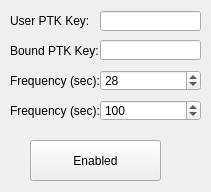
<?xml version="1.0" encoding="UTF-8"?>
<ui version="4.0">
 <class>PushToTalkHeartBeatClass</class>
 <widget class="QMainWindow" name="PushToTalkHeartBeatClass">
  <property name="geometry">
   <rect>
    <x>0</x>
    <y>0</y>
    <width>211</width>
    <height>192</height>
   </rect>
  </property>
  <property name="windowTitle">
   <string>PushToTalkHeartBeat</string>
  </property>
  <widget class="QWidget" name="centralWidget">
   <widget class="NativeKeySequence" name="keys_activate">
    <property name="geometry">
     <rect>
      <x>100</x>
      <y>11</y>
      <width>101</width>
      <height>20</height>
     </rect>
    </property>
   </widget>
   <widget class="QLabel" name="label">
    <property name="geometry">
     <rect>
      <x>10</x>
      <y>10</y>
      <width>91</width>
      <height>21</height>
     </rect>
    </property>
    <property name="text">
     <string>User PTK Key:</string>
    </property>
   </widget>
   <widget class="QPushButton" name="enabled">
    <property name="geometry">
     <rect>
      <x>30</x>
      <y>140</y>
      <width>131</width>
      <height>41</height>
     </rect>
    </property>
    <property name="text">
     <string>Enabled</string>
    </property>
    <property name="checkable">
     <bool>true</bool>
    </property>
   </widget>
   <widget class="QSpinBox" name="time">
    <property name="geometry">
     <rect>
      <x>100</x>
      <y>70</y>
      <width>101</width>
      <height>21</height>
     </rect>
    </property>
    <property name="minimum">
     <number>2</number>
    </property>
    <property name="value">
     <number>28</number>
    </property>
   </widget>
   <widget class="QLabel" name="label_2">
    <property name="geometry">
     <rect>
      <x>10</x>
      <y>70</y>
      <width>91</width>
      <height>21</height>
     </rect>
    </property>
    <property name="text">
     <string>Frequency (sec):</string>
    </property>
   </widget>
   <widget class="QLabel" name="label_3">
    <property name="geometry">
     <rect>
      <x>10</x>
      <y>40</y>
      <width>91</width>
      <height>21</height>
     </rect>
    </property>
    <property name="text">
     <string>Bound PTK Key:</string>
    </property>
   </widget>
   <widget class="NativeKeySequence" name="keys_output">
    <property name="geometry">
     <rect>
      <x>100</x>
      <y>40</y>
      <width>101</width>
      <height>20</height>
     </rect>
    </property>
   </widget>
   <widget class="QSpinBox" name="delay">
    <property name="geometry">
     <rect>
      <x>100</x>
      <y>100</y>
      <width>101</width>
      <height>21</height>
     </rect>
    </property>
    <property name="minimum">
     <number>50</number>
    </property>
    <property name="maximum">
     <number>1000</number>
    </property>
    <property name="singleStep">
     <number>25</number>
    </property>
    <property name="value">
     <number>100</number>
    </property>
   </widget>
   <widget class="QLabel" name="label_4">
    <property name="geometry">
     <rect>
      <x>10</x>
      <y>100</y>
      <width>91</width>
      <height>21</height>
     </rect>
    </property>
    <property name="text">
     <string>Frequency (sec):</string>
    </property>
   </widget>
  </widget>
 </widget>
 <layoutdefault spacing="6" margin="11"/>
 <customwidgets>
  <customwidget>
   <class>NativeKeySequence</class>
   <extends>QLineEdit</extends>
   <header>nativekeysequence.h</header>
  </customwidget>
 </customwidgets>
 <resources>
  <include location="PushToTalkHeartBeat.qrc"/>
 </resources>
 <connections/>
</ui>
